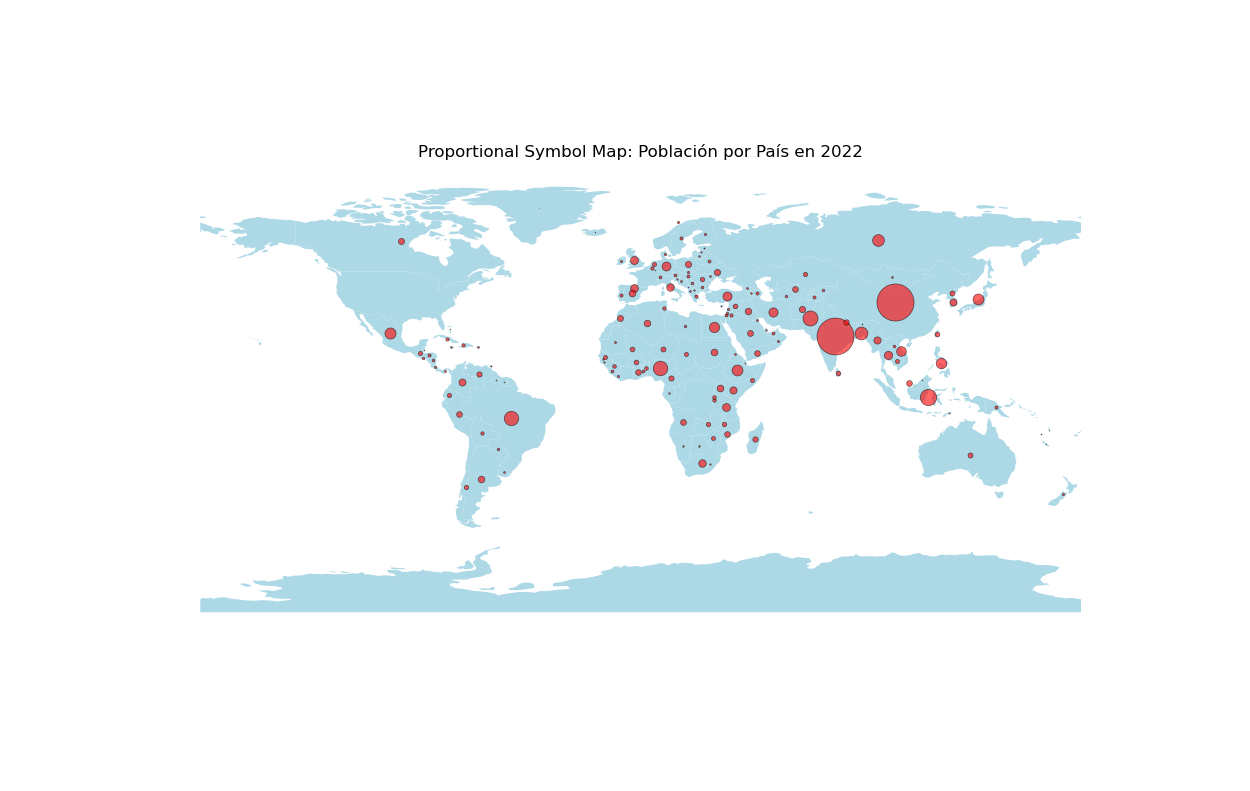

This figure's Python source:
# Importar liberías necesarias
import pandas as pd
import geopandas as gpd
import matplotlib.pyplot as plt

# Cargar los datos de población mundial
df = pd.read_csv('world_population.csv')

# Link a los datos: https://www.kaggle.com/datasets/iamsouravbanerjee/world-population-dataset/data. 

# Filtrar las columnas necesarias: País y Población (population)
df = df[['Country/Territory', '2022 Population']]
df.columns = ['Country', 'Population']  # Renombrar 

# Cargar geometría de los países con geopandas
world = gpd.read_file(gpd.datasets.get_path('naturalearth_lowres'))

# Realizar un merge entre los datos de población y el mapa mundial
world_population = world.merge(df, left_on='name', right_on='Country', how='left')

# Ajustar el tamaño de los símbolos proporcionalmente a la población
size_scale = 0.0000005 

# Crear el gráfico
fig, ax = plt.subplots(1, 1, figsize=(15, 10))
world.plot(ax=ax, color = "lightblue")
for _, row in world_population.dropna(subset=['Population']).iterrows():
    ax.scatter(
        row.geometry.centroid.x, 
        row.geometry.centroid.y,
        s=row['Population'] * size_scale,
        color='red',
        alpha=0.6,
        edgecolor="k",
        linewidth=0.5
    )

plt.title("Proportional Symbol Map: Población por País en 2022")
plt.axis('off') 
plt.show()
